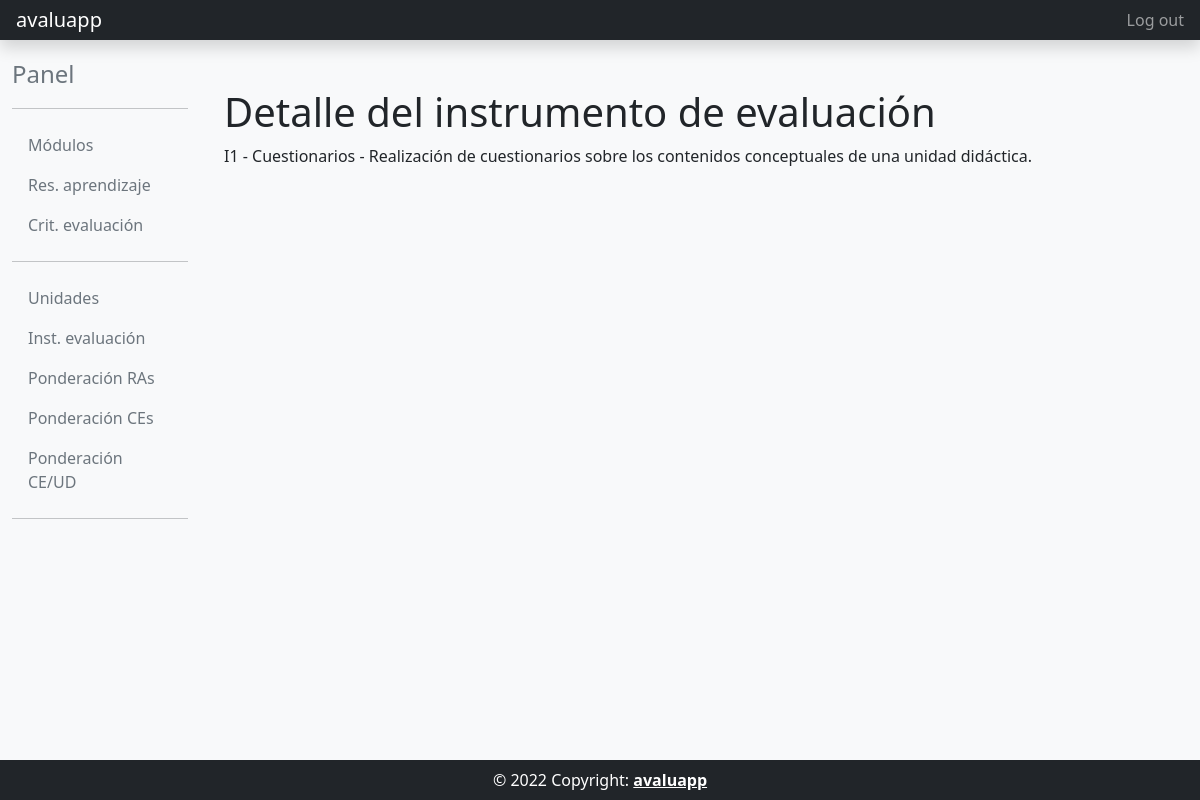
The page /ie_detail/1/ (signed in) on the database its author committed.
### programacion_didactica/models.py (models this page shows, shortened)
class InstEvaluacion (models.Model):
    codigo = models.CharField(max_length=4, unique=True)
    nombre = models.CharField(max_length=256, unique=True)
    descripcion = models.TextField()
    class Meta:
        verbose_name='Instrumento Evaluacion'
        verbose_name_plural='Instrumentos Evaluacion'
        ordering= ['codigo']

### programacion_didactica/views.py (the view)
# urls.py: path('ie_detail/<int:pk>/', pd_views.InstEvDetailView.as_view(), name='ie_detail'),
class InstEvDetailView(DetailView):
    model = InstEvaluacion
    template_name = 'programacion_didactica/ie_detail.html'
    @method_decorator(csrf_exempt)
    @method_decorator(login_required)
    def dispatch(self, request, *args, **kwargs):
        return super().dispatch(request, *args, **kwargs)

### templates/programacion_didactica/ie_detail.html
{% extends "common/base_intranet.html" %}
{% block main_content %}
<h1>Detalle del instrumento de evaluación</h1>
<p>
    {{object.codigo}} - {{object.nombre}} - {{object.descripcion}}
</p>
{% endblock main_content %}

### rows shown on the page
InstEvaluacion: codigo "I1", nombre "Cuestionarios", descripcion "Realización de cuestionarios sobre los contenidos conceptuales de una unidad didáctica."
